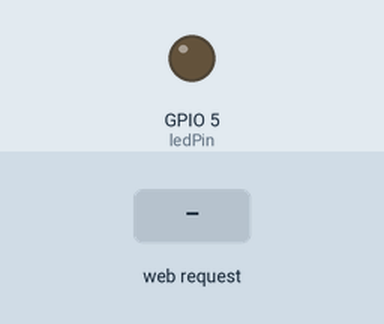
Bench run of a sketch on a simulated ESP8266 (NodeMCU). On the bench: output pins drawn as LEDs (lit = HIGH). Inputs (shaded band) come from the test bench. WiFi joins after 1.5 s; servers stay silent unless stated; storage starts empty; what the sketch prints to the serial monitor is not drawn.

Above: at 2.7 s.
2.8 s: HTTP request GET /on received
At 3.3 s:
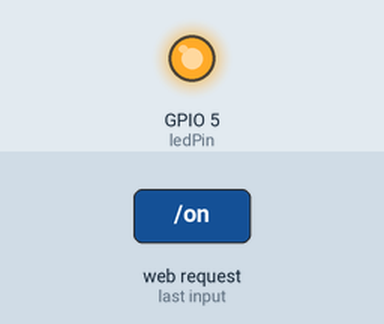
4.3 s: HTTP request GET /off received
At 5.7 s:
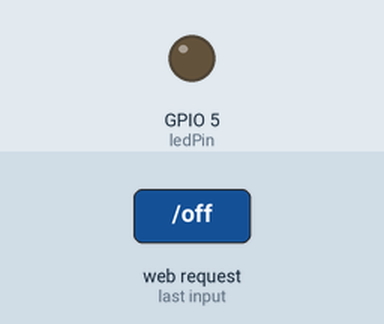
Timing chart, 0 to 7.3 s (numbered marks = the images above; inputs shaded):
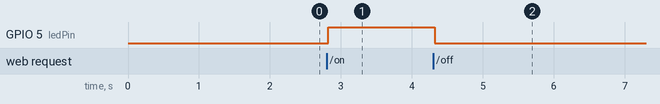

The sketch:

version3.1.ino
```cpp
#if defined(ESP8266)
#include <ESP8266WiFi.h>          //https://github.com/esp8266/Arduino
#else
#include <WiFi.h>
#endif

//needed for library
#include <ESPAsyncWebServer.h>
#include <ESPAsyncWiFiManager.h>         //https://github.com/tzapu/WiFiManager
#include <FS.h>
#include <Wire.h>
#include <ESP8266mDNS.h>
#include <WiFiUdp.h>
#include <ArduinoOTA.h>

AsyncWebServer server(80);
DNSServer dns;

// Set LED GPIO
const int ledPin = 5;
// Stores LED state
String ledState;


String processor(const String& var){
  Serial.println(var);
  if(var == "STATE"){
    if(digitalRead(ledPin)){
      ledState = "ON";
    }
    else{
      ledState = "OFF";
    }
    Serial.print(ledState);
    return ledState;
  }

}


void setup() {
    // put your setup code here, to run once:
    Serial.begin(115200);
    pinMode(ledPin, OUTPUT);
    Serial.println("Booting");

  // Initialize the sensor
  // Initialize SPIFFS
  if(!SPIFFS.begin()){
    Serial.println("An Error has occurred while mounting SPIFFS");
    return;
  }


    //WiFiManager
    //Local intialization. Once its business is done, there is no need to keep it around
    AsyncWiFiManager wifiManager(&server,&dns);
    //reset saved settings
    wifiManager.resetSettings();
    //set custom ip for portal
    //wifiManager.setAPConfig(IPAddress(10,0,1,1), IPAddress(10,0,1,1), IPAddress(255,255,255,0));
    //fetches ssid and pass from eeprom and tries to connect
    //if it does not connect it starts an access point with the specified name
    //here  "AutoConnectAP"
    //and goes into a blocking loop awaiting configuration4
    wifiManager.setSTAStaticIPConfig(IPAddress(192,168,0,122), IPAddress(192,168,0,1), IPAddress(255,255,255,0));
    wifiManager.autoConnect("AutoConnectAP");
    //or use this for auto generated name ESP + ChipID
    //wifiManager.autoConnect();
    //if you get here you have connected to the WiFi
    Serial.println("connected...yeey :)");


    ArduinoOTA.setHostname("AUH_409");

  // No authentication by default
   ArduinoOTA.setPassword((const char *)"alh84001");

  ArduinoOTA.onStart([]() {
    Serial.println("Start");
  });
  ArduinoOTA.onEnd([]() {
    Serial.println("\nEnd");
  });
  ArduinoOTA.onProgress([](unsigned int progress, unsigned int total) {
    Serial.printf("Progress: %u%%\r", (progress / (total / 100)));
  });
  ArduinoOTA.onError([](ota_error_t error) {
    Serial.printf("Error[%u]: ", error);
    if (error == OTA_AUTH_ERROR) Serial.println("Auth Failed");
    else if (error == OTA_BEGIN_ERROR) Serial.println("Begin Failed");
    else if (error == OTA_CONNECT_ERROR) Serial.println("Connect Failed");
    else if (error == OTA_RECEIVE_ERROR) Serial.println("Receive Failed");
    else if (error == OTA_END_ERROR) Serial.println("End Failed");
  });
  ArduinoOTA.begin();
  Serial.println("Ready");
  Serial.print("IP address: ");
  Serial.println(WiFi.localIP());
  //pinMode(ESP_BUILTIN_LED, OUTPUT);

  // Route for root / web page
  server.on("/", HTTP_GET, [](AsyncWebServerRequest *request){
    request->send(SPIFFS, "/index.html", String());
  });

  // Route to load style.css file
  server.on("/style.css", HTTP_GET, [](AsyncWebServerRequest *request){
    request->send(SPIFFS, "/style.css", "text/css");
  });

  server.on("/success.html", HTTP_GET, [](AsyncWebServerRequest *request){
    request->send(SPIFFS, "/success.html", String());
  });

  server.on("/login.css", HTTP_GET, [](AsyncWebServerRequest *request){
    request->send(SPIFFS, "/login.css", "text/js");
  });

  server.on("/login.js", HTTP_GET, [](AsyncWebServerRequest *request){
    request->send(SPIFFS, "/login.js", "text/js");
  });

  // Route to set GPIO to HIGH
  server.on("/on", HTTP_GET, [](AsyncWebServerRequest *request){
    digitalWrite(ledPin, HIGH);
    request->send(SPIFFS, "/success.html", String());
  });

  // Route to set GPIO to LOW
  server.on("/off", HTTP_GET, [](AsyncWebServerRequest *request){
    digitalWrite(ledPin, LOW);
    request->send(SPIFFS, "/success.html", String());
  });


  // Start server
  server.begin();
}

void loop() {
    // put your main code here, to run repeatedly:
    ArduinoOTA.handle();


}
```

Measured:
- after the input at 2.8 s, GPIO 5 (ledPin): LOW → HIGH at once
- after the input at 4.3 s, GPIO 5 (ledPin): HIGH → LOW at once
